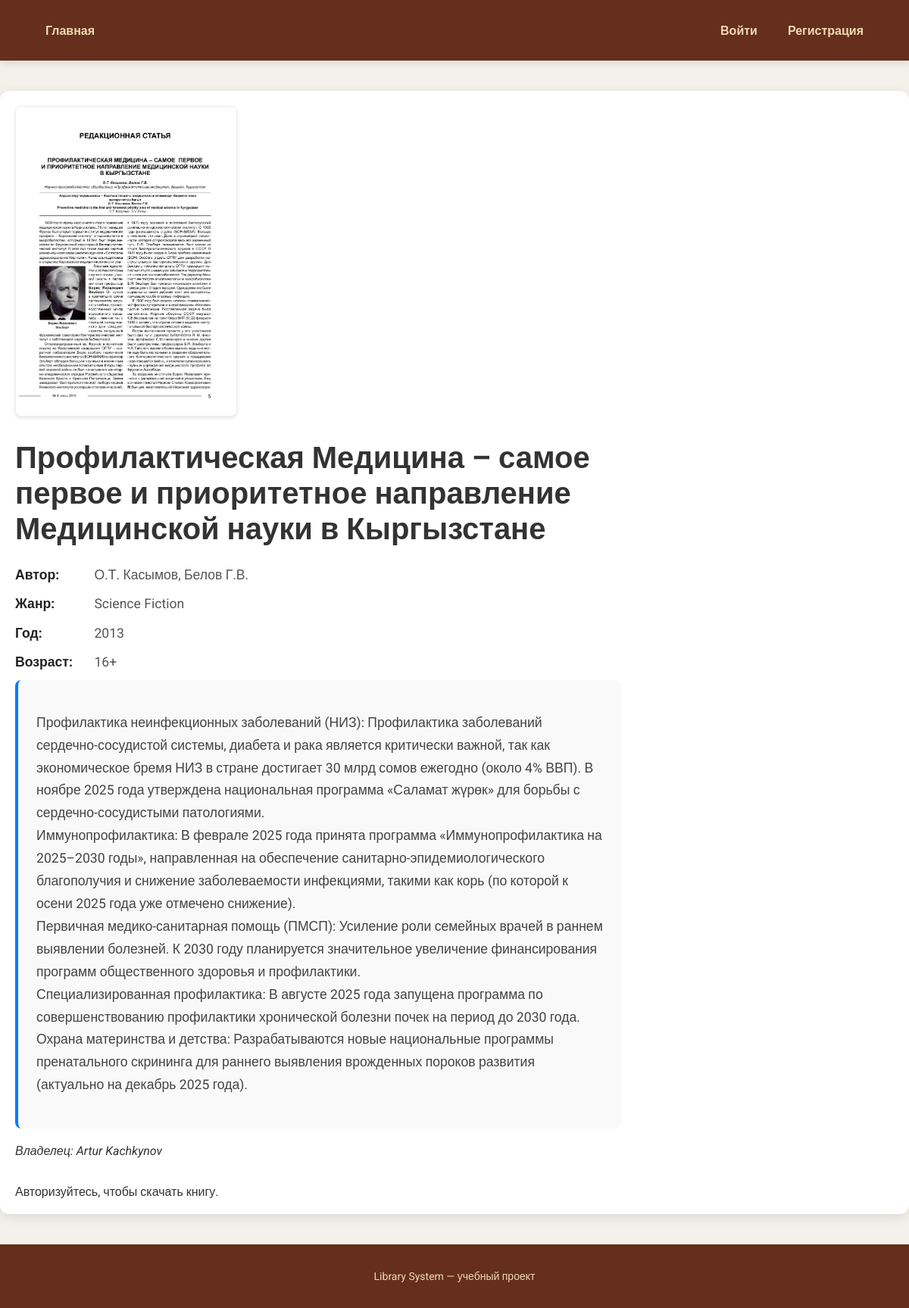
The page /book/9/ on the database its author committed.
### books/models.py (models this page shows, shortened)
class Book(models.Model):
    owner = models.ForeignKey(User, on_delete=models.CASCADE, related_name='books')
    title = models.CharField(max_length=255)
    author = models.CharField(max_length=255)
    description = models.TextField(blank=True)
    genre = models.ForeignKey(Genre, on_delete=models.SET_NULL, null=True, blank=True)
    year = models.PositiveIntegerField(null=True, blank=True)
    age_category = models.CharField(max_length=10, choices=AGE_CHOICES, default='0+')
    cover = models.ImageField(upload_to='covers/', null=True, blank=True)
    pdf_file = models.FileField(upload_to='books_pdf/', blank=True)
    created_at = models.DateTimeField(auto_now_add=True)

class Genre(models.Model):
    name = models.CharField(max_length=100, unique=True)
    def __str__(self):
        return self.name

### books/views.py (the view)
# urls.py: path('book/<int:pk>/', views.BookDetailView.as_view(), name='book_detail'),
class BookDetailView(DetailView):
    model = Book
    template_name = 'books/book_detail.html'
    context_object_name = 'book'

### books/templates/books/book_detail.html (shortened to what this page needs)
{% extends 'books/base.html' %}
{% block content %}
<div class="book-detail-container d-flex justify-content-center my-5">
    <div class="book-card card shadow-lg p-4">
        {% if book.cover %}
            <div class="text-center mb-4">
                <img src="{{ book.cover.url }}" alt="Обложка книги {{ book.title }}" class="book-cover img-fluid rounded">
            </div>
        {% endif %}
        <h1 class="book-title text-center mb-4">{{ book.title }}</h1>
        <div class="book-info mb-4">
            <p class="info-item"><strong>Автор:</strong> {{ book.author }}</p>
            <p class="info-item"><strong>Жанр:</strong> {{ book.genre }}</p>
            <p class="info-item"><strong>Год:</strong> {{ book.year }}</p>
            <p class="info-item"><strong>Возраст:</strong> {{ book.age_category }}</p>
        </div>
        <div class="book-description mb-4">
            {{ book.description|linebreaks }}
        </div>
        <div class="book-owner text-muted text-center mb-4">
            Владелец: {{ book.owner.get_full_name|default:book.owner.username }}
        </div>
        {% if user.is_authenticated %}
            <div class="book-actions text-center">
                <a href="{% url 'books:download_pdf' book.pk %}" class="btn btn-primary me-3">Скачать PDF</a>
                <a href="{% url 'books:export_book_pdf' book.pk %}" class="btn btn-secondary me-3">Экспорт в PDF (деталь)</a>
                {% if book.owner == user %}
                    <a href="{% url 'books:book_edit' book.pk %}" class="btn btn-warning me-3">Редактировать</a>
                    <a href="{% url 'books:book_delete' book.pk %}" class="btn btn-danger">Удалить</a>
                {% endif %}
            </div>
        {% else %}
            <div class="text-center alert alert-info">
                Авторизуйтесь, чтобы скачать книгу.
            </div>
        {% endif %}
    </div>
</div>
{% endblock %}

### books/static/books/css/style.css (style rules this page uses)
body { font-family: Arial, sans-serif; margin: 20px; }
img { border: 1px solid #ddd; padding: 4px; background:white; }

### books/templates/books/base.html (style rules this page uses)
body { font-family: 'Roboto', Arial, sans-serif; margin: 0; padding: 0; background-color: #f4f1ea; color: #333; }
img { border: 1px solid #ddd; padding: 4px; background: white; border-radius: 8px; box-shadow: 0 2px 5px rgba(0, 0, 0, 0.1); transition: transform 0.3s ease; }

### books/templates/books/book_detail.html (style rules this page uses)
.book-detail-container { min-height: 80vh; }
.book-card { max-width: 800px; width: 100%; background-color: #ffffff; border-radius: 12px; }
.book-cover { max-height: 400px; object-fit: contain; border: 1px solid #eee; }
.book-title { font-size: 2.5rem; color: #333; font-weight: bold; }
.book-info .info-item { font-size: 1.1rem; margin-bottom: 0.8rem; color: #555; }
.book-info .info-item strong { color: #222; min-width: 100px; display: inline-block; }
.book-description { font-size: 1.1rem; line-height: 1.7; color: #444; background-color: #f9f9f9; padding: 1.5rem; border-left: 4px solid #007bff; border-radius: 8px; }
.book-owner { font-style: italic; font-size: 1rem; margin: 20px 0 35px 0; }

### rows shown on the page
Book: cover (picture), title "Профилактическая Медицина – самое первое и приоритетное направление Медицинской науки в Кыргызстане", author "О.Т. Касымов, Белов Г.В.", genre "Science Fiction", year "2013", age_category "16+", description "Профилактика неинфекционных заболеваний (НИЗ): Профилактика заболеваний сердечно-сосудистой системы, диабета и рака является критически важной, так как экономическое бремя НИЗ в стране достигает 30 млрд сомов ежегодно (около 4% ВВП). В ноябре 2025 года утверждена национальная программа «Саламат жүрөк» для борьбы с сердечно-сосудистыми патологиями. Иммунопрофилактика: В феврале 2025 года принята программа «Иммунопрофилактика на 2025–2030 годы», направленная на обеспечение санитарно-эпидемиологического благополучия и снижение заболеваемости инфекциями, такими как корь (по которой к осени 2025 года уже отмечено снижение). Первичная медико-санитарная помощь (ПМСП): Усиление роли семейных врачей…", owner.get_full_name "Artur Kachkynov"
